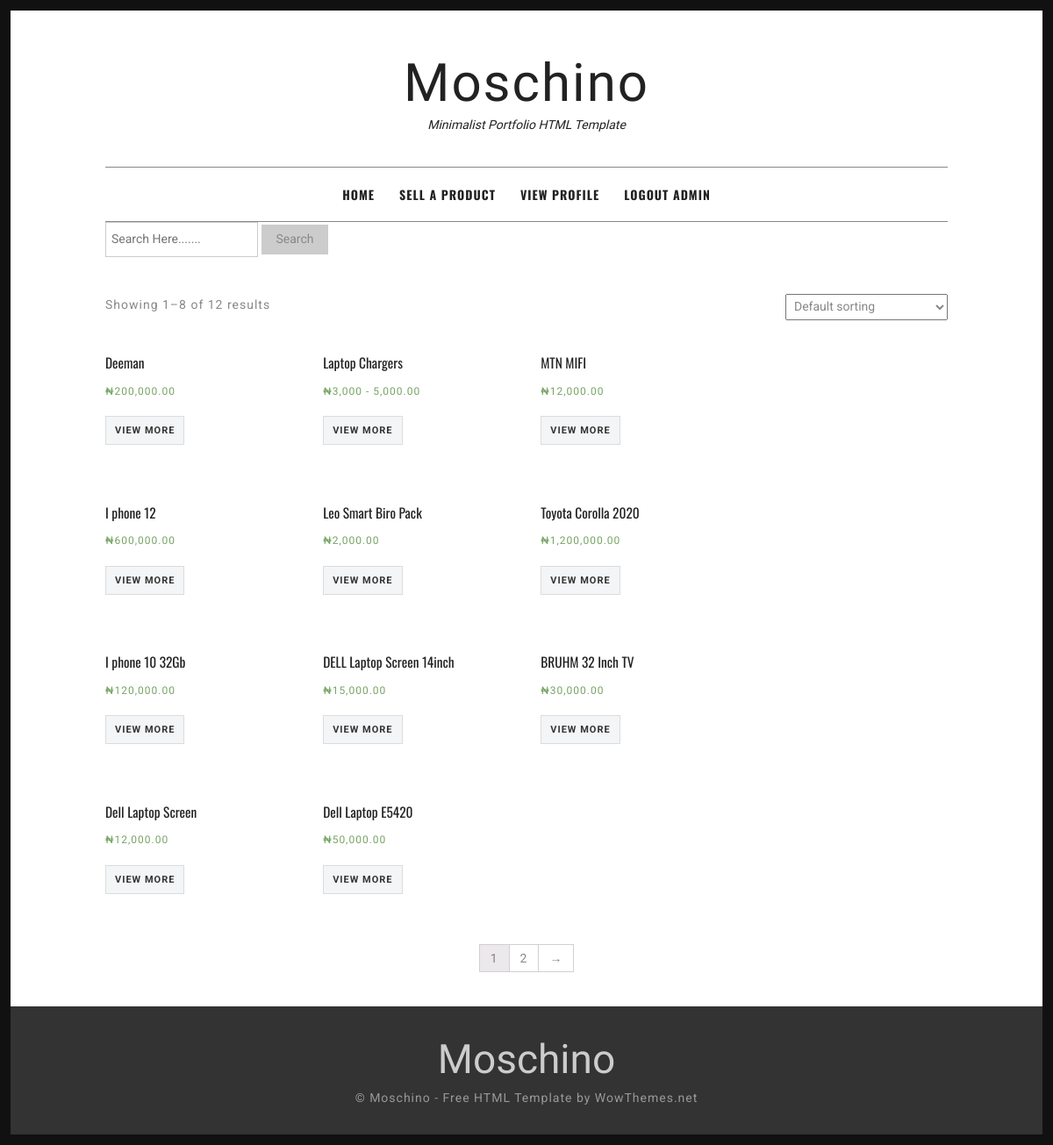
The app's page / (signed in) with its own data.
### base/models.py (models this page shows, shortened)
class Product(models.Model):
    CATEGORY = (
        ('FASHION','FASHION'),
        ('ELECTRONICS AND GADGET','ELECTRONICS AND GADGET'),
        ('FASHION','FASHION'),
        ('HOME APPLIANCES', 'HOME APPLIANCES'),
        ('OTHERS','OTHERS')
    )
    posted_by = models.ForeignKey(User, on_delete=models.CASCADE)
    name = models.CharField(max_length=200)
    amount = models.CharField(max_length=20)
    category = models.CharField(choices=CATEGORY, max_length=50)
    description = models.TextField(null=True, blank=True)
    class Meta:
        ordering = ['-id']

### base/views.py (the view)
# urls.py: path('',views.Index, name="landing-page"),
def Index(request):
    q = request.GET.get('q') if request.GET.get('q') != None else ''
    products = Product.objects.filter(name__icontains=q)
    context = {'products':products}
    return render(request,'base/index.html', context)

### base/templates/base/index.html (shortened to what this page needs)
{% extends 'base/main.html' %}
{% load static %}
{% block content %}
<div id="page">
	<div class="container">
		<div id="content" class="site-content">
			<div id="primary" class="content-area column full">
				<main id="main" class="site-main" role="main">
				<p class="woocommerce-result-count">
					 Showing 1–8 of 12 results
				</p>
				<form class="woocommerce-ordering" method="get">
					<select name="orderby" class="orderby">
						<option value="menu_order" selected="selected">Default sorting</option>
					</select>
				</form>
				<ul class="products">
					{% for product in products %}
					<li class="product">
					<a href="{% url 'single-item' product.id %}">
					<h3>{{product.name}}</h3>
					<span class="price"><span class="amount">&#8358;{{product.amount}}.00</span></span>
					</a><a href="{% url 'single-item' product.id %}" class="button">View More</a>
					</li>
					{% endfor %}
				</ul>
				<nav class="woocommerce-pagination">
				<ul class="page-numbers">
					<li><span class="page-numbers current">1</span></li>
					<li><a class="page-numbers" href="#">2</a></li>
					<li><a class="next page-numbers" href="#">→</a></li>
				</ul>
				</nav>
				</main>
			</div>
		</div>
	</div>
</div>
{% endblock %}

### base/templates/base/Heade.html (shortened to what this page needs)
{%  block content %}
{% load static %}
<div class="container">
<header id="masthead" class="site-header">
    <div class="site-branding">
        <h1 class="site-title"><a href="{% url 'landing-page' %}" rel="home">Moschino</a></h1>
        <h2 class="site-description">Minimalist Portfolio HTML Template</h2>
    </div>
    <nav id="site-navigation" class="main-navigation">
    <div class="menu-menu-1-container">
        <ul id="menu-menu-1" class="menu">
            <li><a href="{% url 'landing-page' %}">Home</a></li>
            {% if request.user.is_authenticated %}
            <li><a href="{% url 'add-item' %}">Sell a product</a></li>
            <li><a href="{% url 'profile-page' request.user.id %}">View Profile </a></li>
            <li><a href="{% url 'logout-user' %}">Logout {{request.user}}</a></li>
            {% else %}
            <li><a href="{% url 'login-page' %}">Login</a></li>
            <li><a href="{% url 'register-user'  %}">Register</a></li>
            {% endif %}
        </ul>
    </div>
    </nav>
    <form action="{% url 'landing-page' %}" method="get">
        <input type="text" name="q" placeholder="Search Here.......">
        <button type="submit">Search</button>
    </form>
    </header>
</div>
{% endblock %}

### base/static/base/css/woocommerce-layout.css (style rules this page uses)
.woocommerce #content div.product .woocommerce-tabs,.woocommerce #content div.product .woocommerce-tabs ul.tabs:after,.woocommerce #content div.product div.thumbnails a.first,.woocommerce #content div.product div.thumbnails:after,.woocommerce .cart-collaterals:after,.woocommerce .col2-set:after,.woocommerce .woocommerce-pagination ul.page-numbers:after,.woocommerce div.product .woocommerce-tabs,.woocommerce div.product .woocommerce-tabs ul.tabs:after,.woocommerce div.product div.thumbnails a.first,.woocommerce div.product div.thumbnails:after,.woocommerce ul.products,.woocommerce ul.products li.first,.woocommerce ul.products:after,.woocommerce-page #content div.product .woocommerce-tabs,.woocommerce-page #content div.product .woocommerce-tabs ul.tabs:after,.woocommerce-page #content div.product div.thumbnails a.first,.woocommerce-page #content div.product div.thumbnails:after,.woocommerce-page .cart-collaterals:after,.woocommerce-page .col2-set:after,.woocommerce-page .woocommerce-pagination ul.page-numbers:after,.woocommerce-page div.product .woocommerce-tabs,.woocommerce-page div.product .woocommerce-tabs ul.tabs:after,.woocommerce-page div.product div.thumbnails a.first,.woocommerce-page div.product div.thumbnails:after,.woocommerce-page ul.products,.woocommerce-page ul.products li.first,.woocommerce-page ul.products:after { clear:both }
.woocommerce #content div.product #reviews .comment:after,.woocommerce #content div.product #reviews .comment:before,.woocommerce .woocommerce-pagination ul.page-numbers:after,.woocommerce .woocommerce-pagination ul.page-numbers:before,.woocommerce div.product #reviews .comment:after,.woocommerce div.product #reviews .comment:before,.woocommerce ul.products:after,.woocommerce ul.products:before,.woocommerce-page #content div.product #reviews .comment:after,.woocommerce-page #content div.product #reviews .comment:before,.woocommerce-page .woocommerce-pagination ul.page-numbers:after,.woocommerce-page .woocommerce-pagination ul.page-numbers:before,.woocommerce-page div.product #reviews .comment:after,.woocommerce-page div.product #reviews .comment:before,.woocommerce-page ul.products:after,.woocommerce-page ul.products:before { content:" ";display:table }
.woocommerce ul.products li.product,.woocommerce-page ul.products li.product { float:left;margin:0 3.8% 2.992em 0;padding:0;position:relative;width:22.05% }
.woocommerce .woocommerce-result-count,.woocommerce-page .woocommerce-result-count { float:left }
.woocommerce .woocommerce-ordering,.woocommerce-page .woocommerce-ordering { float:right }
.woocommerce .woocommerce-pagination ul.page-numbers li,.woocommerce-page .woocommerce-pagination ul.page-numbers li { display:inline-block }

### base/static/base/css/woocommerce-smallscreen.css (style rules this page uses)
.woocommerce ul.products li.product,.woocommerce-page ul.products li.product,.woocommerce-page[class*=columns-] ul.products li.product,.woocommerce[class*=columns-] ul.products li.product { width:48%;float:left;clear:both;margin:0 0 2.992em }
.woocommerce ul.products li.product:nth-child(2n),.woocommerce-page ul.products li.product:nth-child(2n),.woocommerce-page[class*=columns-] ul.products li.product:nth-child(2n),.woocommerce[class*=columns-] ul.products li.product:nth-child(2n) { float:right;clear:none!important }

### records on screen
Product: name "Deeman", amount "200,000"
Product: name "Laptop Chargers", amount "3,000 - 5,000"
Product: name "MTN MIFI", amount "12,000"
Product: name "I phone 12", amount "600,000"
Product: name "Leo Smart Biro Pack", amount "2,000"
Product: name "Toyota Corolla 2020", amount "1,200,000"
Product: name "I phone 10 32Gb", amount "120,000"
Product: name "DELL Laptop Screen 14inch", amount "15,000"
Product: name "BRUHM 32 Inch TV", amount "30,000"
Product: name "Dell Laptop Screen", amount "12,000"
Product: name "Dell Laptop E5420", amount "50,000"

### other values on screen
{{ request.user }} "ADMIN"
